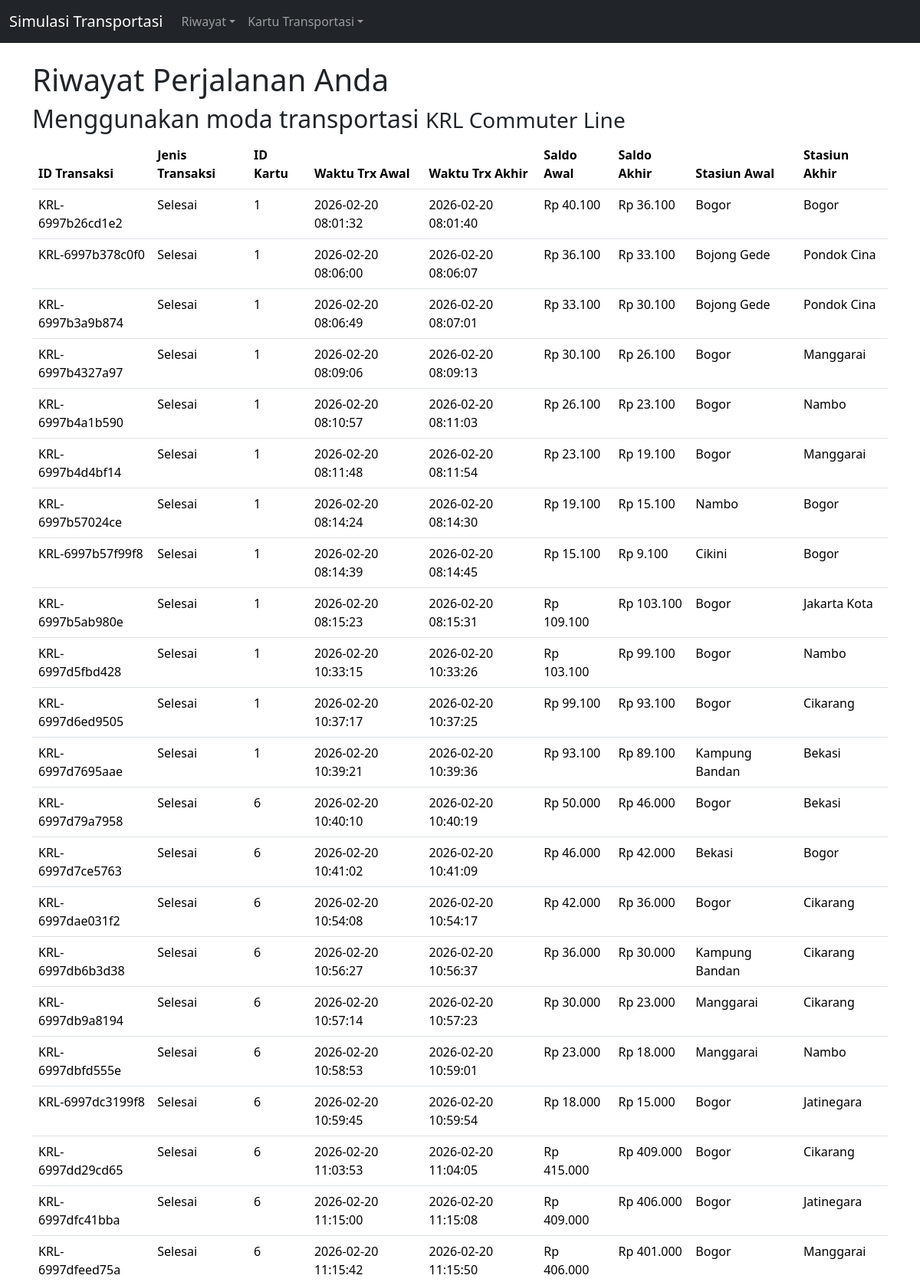
Screenshot of /?page=riwayat_cl (upper part) with the database file from the repository.
### tables this page shows
CREATE TABLE `tb_riwayat_trx_krl` (
  `id_trx` varchar(16) NOT NULL,
  `jenis_trx` enum('Proses','Selesai') NOT NULL,
  `id_kartu` int(11) NOT NULL,
  `waktu_trx_awal` datetime NOT NULL,
  `waktu_trx_akhir` datetime DEFAULT NULL,
  `saldo_awal` int(11) NOT NULL,
  `saldo_akhir` int(11) DEFAULT NULL,
  `stasiun_awal` int(11) NOT NULL,
  `stasiun_akhir` int(11) DEFAULT NULL
);

CREATE TABLE `tb_stasiun` (
  `id_stasiun` int(11) NOT NULL,
  `nama_stasiun` varchar(50) NOT NULL,
  `id_line` int(11) NOT NULL,
  `km_posisi` int(11) NOT NULL,
  `is_transit` int(11) NOT NULL,
  `kode_stasiun` varchar(4) NOT NULL
);

### inc/riwayat/riwayat_krl.php (the view, shortened to what this page needs)
<div class="container" style="margin-top:80px">
	<h1>Riwayat Perjalanan Anda</h1>
	<h2>Menggunakan moda transportasi <small>KRL Commuter Line</small></h2>
  	<table class="table table-hover">
	<thead>
		<tr>
		<th>ID Transaksi</th>
		<th>Jenis Transaksi</th>
		<th>ID Kartu</th>
		<th>Waktu Trx Awal</th>
		<th>Waktu Trx Akhir</th>
		<th>Saldo Awal</th>
		<th>Saldo Akhir</th>
		<th>Stasiun Awal</th>
		<th>Stasiun Akhir</th>
		</tr>
	</thead>
	<tbody>
		<?php
        $sql = mysqli_query($connect, "SELECT * from tb_riwayat_trx_krl") or die (mysql_error());
		$cek = mysqli_num_rows($sql);
		if($cek < 1){
			?>
			<tr>
				<td colspan="9" align="center" style="padding: 10px;">Data tidak ditemukan</td>
			</tr>
			<?php
		} else {
			while($data = mysqli_fetch_array($sql)){
			?>
				<tr>
					<td><?php echo $data['id_trx'];?></td>
					<td><?php echo $data['jenis_trx'];?></td>
					<td><?php echo $data['id_kartu'];?></td>
					<td><?php echo $data['waktu_trx_awal'];?></td>
					<td><?php echo $data['waktu_trx_akhir'];?></td>
					<td><?php echo "Rp " . number_format($data['saldo_awal'], 0, ",", ".");?></td>
					<td><?php echo "Rp " . number_format($data['saldo_akhir'], 0, ",", ".");?></td>
					<?php
					$sqlstasiun = mysqli_query($connect, "SELECT * from tb_stasiun") or die (mysql_error());
					while($datastasiun = mysqli_fetch_array($sqlstasiun)){
						if($datastasiun['id_stasiun'] == $data['stasiun_awal']){
							$stasiunawal = $datastasiun['nama_stasiun'];
						}
						if($datastasiun['id_stasiun'] == $data['stasiun_akhir']){
							$stasiunakhir = $datastasiun['nama_stasiun'];
						}
					}
					?>
					<td><?php echo $stasiunawal;?></td>
					<td><?php echo $stasiunakhir;?></td>
				</tr>
			<?php
			}
		}
		?>
	</tbody>
	</table>
</div>

### rows the page displays
tb_riwayat_trx_krl: id_trx "KRL-6997b26cd1e2", jenis_trx "Selesai", id_kartu "1", waktu_trx_awal "2026-02-20 08:01:32", waktu_trx_akhir "2026-02-20 08:01:40", saldo_awal "40.100", saldo_akhir "36.100", tb_stasiun.nama_stasiun "Bogor"
tb_riwayat_trx_krl: id_trx "KRL-6997b378c0f0", jenis_trx "Selesai", id_kartu "1", waktu_trx_awal "2026-02-20 08:06:00", waktu_trx_akhir "2026-02-20 08:06:07", saldo_awal "36.100", saldo_akhir "33.100", tb_stasiun.nama_stasiun "Bojong Gede", tb_stasiun.nama_stasiun "Pondok Cina"
tb_riwayat_trx_krl: id_trx "KRL-6997b3a9b874", jenis_trx "Selesai", id_kartu "1", waktu_trx_awal "2026-02-20 08:06:49", waktu_trx_akhir "2026-02-20 08:07:01", saldo_awal "33.100", saldo_akhir "30.100"
tb_stasiun: nama_stasiun "Bojong Gede"
tb_stasiun: nama_stasiun "Pondok Cina"
tb_riwayat_trx_krl: id_trx "KRL-6997b4327a97", jenis_trx "Selesai", id_kartu "1", waktu_trx_awal "2026-02-20 08:09:06", waktu_trx_akhir "2026-02-20 08:09:13", saldo_awal "30.100", saldo_akhir "26.100", tb_stasiun.nama_stasiun "Bogor", tb_stasiun.nama_stasiun "Manggarai"
tb_riwayat_trx_krl: id_trx "KRL-6997b4a1b590", jenis_trx "Selesai", id_kartu "1", waktu_trx_awal "2026-02-20 08:10:57", waktu_trx_akhir "2026-02-20 08:11:03", saldo_awal "26.100", saldo_akhir "23.100", tb_stasiun.nama_stasiun "Bogor", tb_stasiun.nama_stasiun "Nambo"
tb_riwayat_trx_krl: id_trx "KRL-6997b4d4bf14", jenis_trx "Selesai", id_kartu "1", waktu_trx_awal "2026-02-20 08:11:48", waktu_trx_akhir "2026-02-20 08:11:54", saldo_awal "23.100", saldo_akhir "19.100", tb_stasiun.nama_stasiun "Bogor", tb_stasiun.nama_stasiun "Manggarai"
tb_riwayat_trx_krl: id_trx "KRL-6997b57024ce", jenis_trx "Selesai", id_kartu "1", waktu_trx_awal "2026-02-20 08:14:24", waktu_trx_akhir "2026-02-20 08:14:30", saldo_awal "19.100", saldo_akhir "15.100", tb_stasiun.nama_stasiun "Nambo", tb_stasiun.nama_stasiun "Bogor"
tb_riwayat_trx_krl: id_trx "KRL-6997b57f99f8", jenis_trx "Selesai", id_kartu "1", waktu_trx_awal "2026-02-20 08:14:39", waktu_trx_akhir "2026-02-20 08:14:45", saldo_awal "15.100", saldo_akhir "9.100", tb_stasiun.nama_stasiun "Cikini", tb_stasiun.nama_stasiun "Bogor"
tb_riwayat_trx_krl: id_trx "KRL-6997b5ab980e", jenis_trx "Selesai", id_kartu "1", waktu_trx_awal "2026-02-20 08:15:23", waktu_trx_akhir "2026-02-20 08:15:31", saldo_awal "109.100", saldo_akhir "103.100", tb_stasiun.nama_stasiun "Bogor", tb_stasiun.nama_stasiun "Jakarta Kota"
tb_riwayat_trx_krl: id_trx "KRL-6997d5fbd428", jenis_trx "Selesai", id_kartu "1", waktu_trx_awal "2026-02-20 10:33:15", waktu_trx_akhir "2026-02-20 10:33:26", saldo_awal "103.100", saldo_akhir "99.100", tb_stasiun.nama_stasiun "Bogor", tb_stasiun.nama_stasiun "Nambo"
tb_riwayat_trx_krl: id_trx "KRL-6997d6ed9505", jenis_trx "Selesai", id_kartu "1", waktu_trx_awal "2026-02-20 10:37:17", waktu_trx_akhir "2026-02-20 10:37:25", saldo_awal "99.100", saldo_akhir "93.100", tb_stasiun.nama_stasiun "Bogor", tb_stasiun.nama_stasiun "Cikarang"
tb_riwayat_trx_krl: id_trx "KRL-6997d7695aae", jenis_trx "Selesai", id_kartu "1", waktu_trx_awal "2026-02-20 10:39:21", waktu_trx_akhir "2026-02-20 10:39:36", saldo_awal "93.100", saldo_akhir "89.100", tb_stasiun.nama_stasiun "Kampung Bandan", tb_stasiun.nama_stasiun "Bekasi"
tb_riwayat_trx_krl: id_trx "KRL-6997d79a7958", jenis_trx "Selesai", id_kartu "6", waktu_trx_awal "2026-02-20 10:40:10", waktu_trx_akhir "2026-02-20 10:40:19", saldo_awal "50.000", saldo_akhir "46.000", tb_stasiun.nama_stasiun "Bogor", tb_stasiun.nama_stasiun "Bekasi"
tb_riwayat_trx_krl: id_trx "KRL-6997d7ce5763", jenis_trx "Selesai", id_kartu "6", waktu_trx_awal "2026-02-20 10:41:02", waktu_trx_akhir "2026-02-20 10:41:09", saldo_awal "46.000", saldo_akhir "42.000", tb_stasiun.nama_stasiun "Bekasi", tb_stasiun.nama_stasiun "Bogor"
tb_riwayat_trx_krl: id_trx "KRL-6997dae031f2", jenis_trx "Selesai", id_kartu "6", waktu_trx_awal "2026-02-20 10:54:08", waktu_trx_akhir "2026-02-20 10:54:17", saldo_awal "42.000", saldo_akhir "36.000", tb_stasiun.nama_stasiun "Bogor", tb_stasiun.nama_stasiun "Cikarang"
tb_riwayat_trx_krl: id_trx "KRL-6997db6b3d38", jenis_trx "Selesai", id_kartu "6", waktu_trx_awal "2026-02-20 10:56:27", waktu_trx_akhir "2026-02-20 10:56:37", saldo_awal "36.000", saldo_akhir "30.000", tb_stasiun.nama_stasiun "Kampung Bandan", tb_stasiun.nama_stasiun "Cikarang"
tb_riwayat_trx_krl: id_trx "KRL-6997db9a8194", jenis_trx "Selesai", id_kartu "6", waktu_trx_awal "2026-02-20 10:57:14", waktu_trx_akhir "2026-02-20 10:57:23", saldo_awal "30.000", saldo_akhir "23.000", tb_stasiun.nama_stasiun "Manggarai", tb_stasiun.nama_stasiun "Cikarang"
tb_riwayat_trx_krl: id_trx "KRL-6997dbfd555e", jenis_trx "Selesai", id_kartu "6", waktu_trx_awal "2026-02-20 10:58:53", waktu_trx_akhir "2026-02-20 10:59:01", saldo_awal "23.000", saldo_akhir "18.000", tb_stasiun.nama_stasiun "Manggarai", tb_stasiun.nama_stasiun "Nambo"
tb_riwayat_trx_krl: id_trx "KRL-6997dc3199f8", jenis_trx "Selesai", id_kartu "6", waktu_trx_awal "2026-02-20 10:59:45", waktu_trx_akhir "2026-02-20 10:59:54", saldo_awal "18.000", saldo_akhir "15.000", tb_stasiun.nama_stasiun "Bogor", tb_stasiun.nama_stasiun "Jatinegara"
tb_riwayat_trx_krl: id_trx "KRL-6997dd29cd65", jenis_trx "Selesai", id_kartu "6", waktu_trx_awal "2026-02-20 11:03:53", waktu_trx_akhir "2026-02-20 11:04:05", saldo_awal "415.000", saldo_akhir "409.000", tb_stasiun.nama_stasiun "Bogor", tb_stasiun.nama_stasiun "Cikarang"
tb_riwayat_trx_krl: id_trx "KRL-6997dfc41bba", jenis_trx "Selesai", id_kartu "6", waktu_trx_awal "2026-02-20 11:15:00", waktu_trx_akhir "2026-02-20 11:15:08", saldo_awal "409.000", saldo_akhir "406.000", tb_stasiun.nama_stasiun "Bogor", tb_stasiun.nama_stasiun "Jatinegara"
tb_riwayat_trx_krl: id_trx "KRL-6997dfeed75a", jenis_trx "Selesai", id_kartu "6", waktu_trx_awal "2026-02-20 11:15:42", waktu_trx_akhir "2026-02-20 11:15:50", saldo_awal "406.000", saldo_akhir "401.000", tb_stasiun.nama_stasiun "Bogor", tb_stasiun.nama_stasiun "Manggarai"
